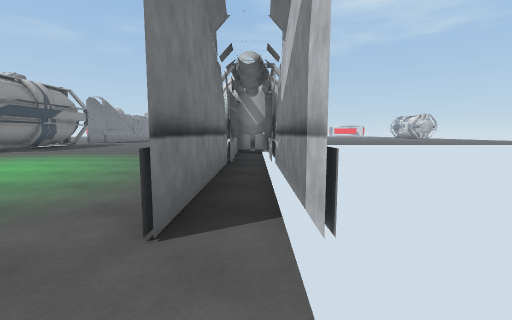
View 1 (above)

17 first-person views from a walk through a Unity game level. The camera is 1.3 m above the floor, tilts 6° down and sees 90° across. The floor is counted in squares, 2 m on a side. Each view is taken from the middle of a square. On the plan, view 1 faces up. The plan holds only what a view shows up to about 9 squares ahead; the rest is blank. The place goes on beyond the plan.

View 2
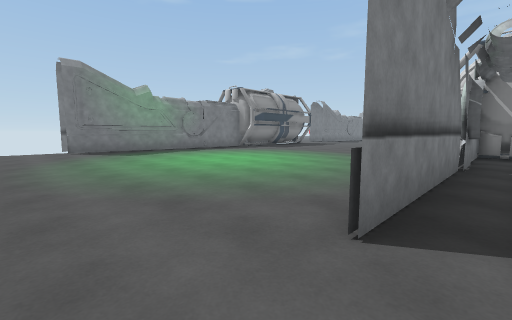

View 3
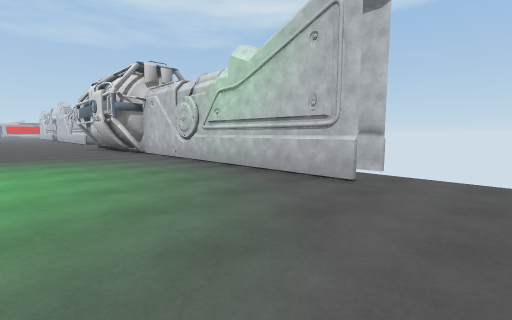

View 4
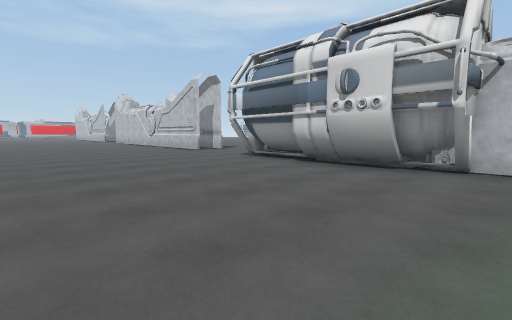

View 5
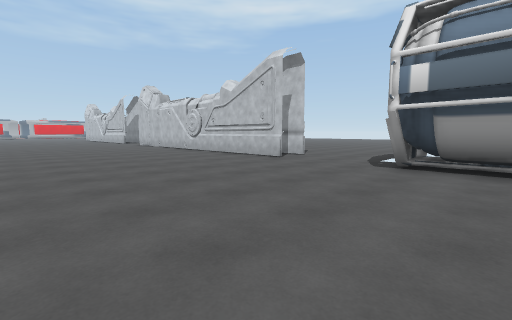

View 6
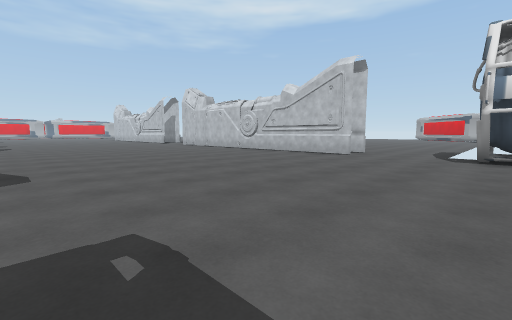

View 7
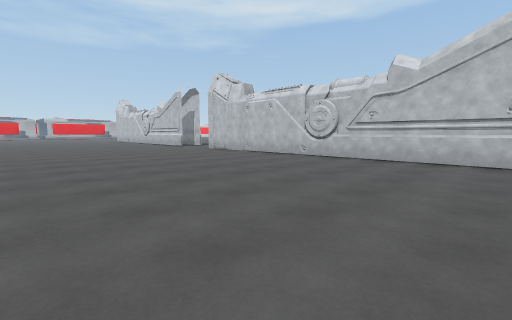

View 8
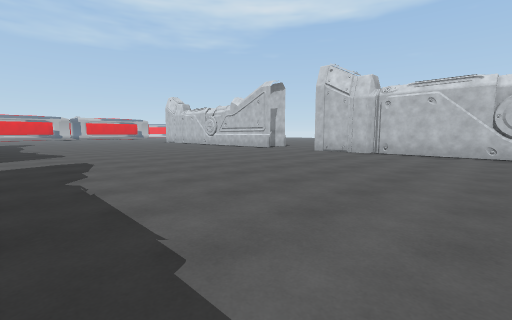

View 9
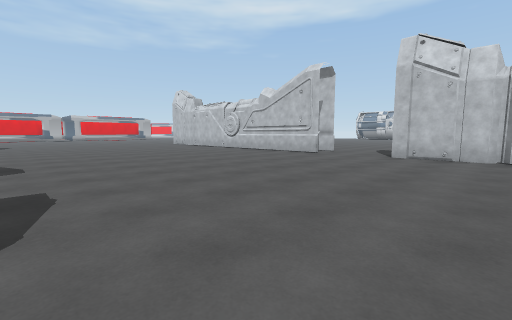

View 10
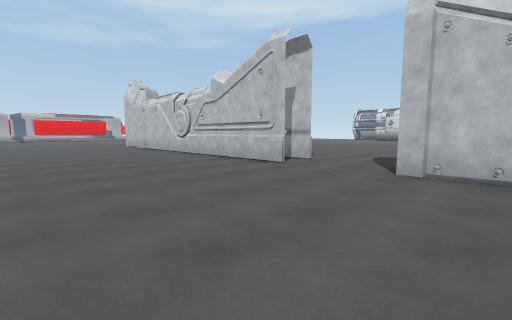

View 11
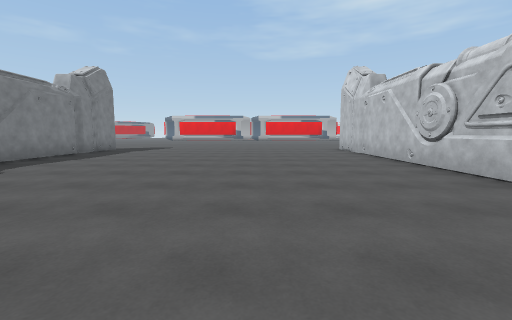

View 12
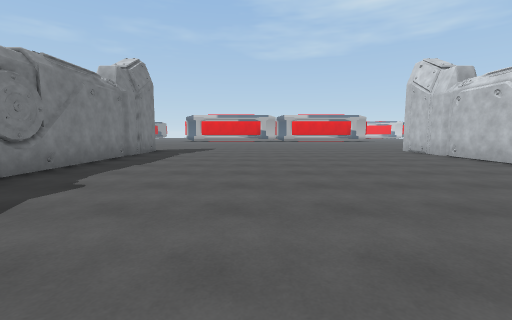

View 13
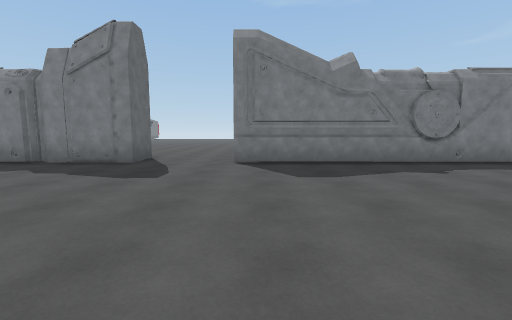

View 14
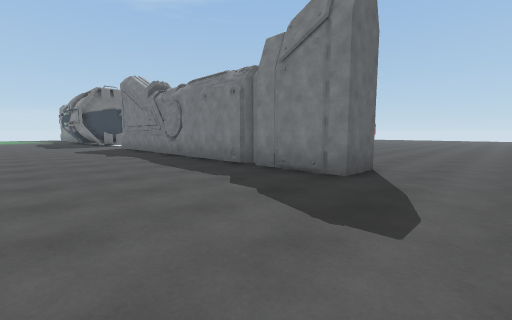

View 15
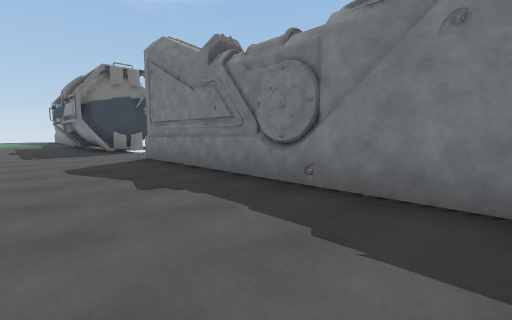

View 16
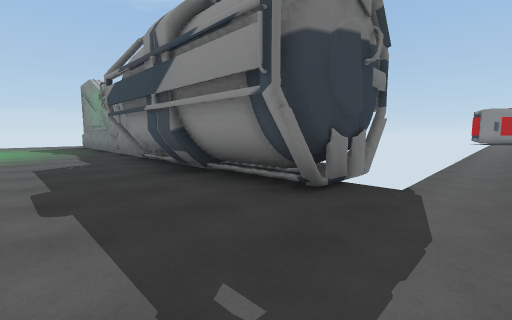

View 17
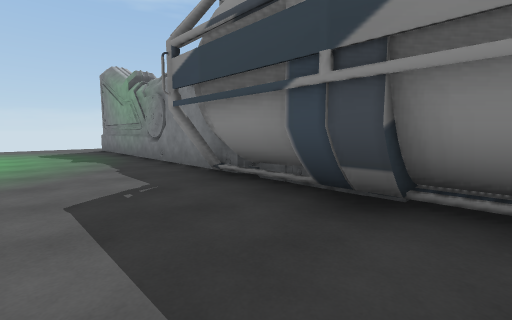

### Floor plan
Points are (right, up) in squares from view 1. A wall is a line through its corners. A room is listed if a view was taken in it or the views show most of it. See-through windows are left out.
Room 1 (views 1, 2)
walls: (0.4, 1.4) (0.4, 5); (0.5, 8.4) (-0.9, 8.5); (-0.6, 9) (-0.6, 1.4)
ways out: opening at (-1, 0.5) to room 2
Room 2 (views 3, 4, 5, 6, 7, 8, 9, 10, 11, 12, 13, 14, 15, 16, 17)
walls: (-0.7, 16.4) (-0.7, 26.4); (-9.5, 21.5) (-9.7, 20.6); (-9.7, 21.4) (-9.6, 20.8); (-9.7, 21.4) (-9.5, 20.8); (-9.8, 21.3) (-9.6, 20.2); (-0.5, 24) (-0.8, 24.9); (-9.5, 13.7) (-8.8, 13.4); (-9.8, 24.1) (-9.4, 23.7); (-9.9, 24.2) (-9.4, 23.8); (-0.6, 24.7) (-0.5, 25.7); (-9.3, 13.2) (-9.1, 12.7) (-9.1, 8.4); (-1.3, 12.8) (-0.9, 13.3); (-9.6, 13.4) (-9.2, 13.6) (-9.1, 12.6); (-9.4, 13.2) (-9.1, 12.7); (-9.7, 13.4) (-8.9, 13.6); (-9.6, 24.9) (-9.8, 23.7); (-1.2, 12.5) (-1.1, 13.5); (-9.7, 13) (-9.1, 12.9); (-9.3, 12.6) (-9.3, 11.3); (-10.5, 13.5) (-8.9, 13.5); (-8.8, 11.4) (-8.8, 10.5); (-1, 11.5) (-0.9, 13.6); (-10.5, 26.3) (-9.6, 26.3) (-9.6, 16.4); (-9.3, 10.4) (-9.3, 9); (-9.6, 10.4) (-9.6, 1.4); (-0.7, 9.9) (-0.7, 10.6); (-1, 9.7) (-1, 10.6); (-0.7, 28.5) (-0.7, 38.1); (-1.2, 8.4) (-1.2, 13.5); (-0.9, 8.5) (-1.1, 9.2); (-0.9, 8.5) (-1.5, 9.5); (-0.7, 8.5) (-1.1, 8.8) (-1.5, 9.7) (-1.5, 11.5); (-1.1, 8.3) (-1.2, 9.3); (-9.7, 33.5) (-9.5, 32.9); (-9.5, 33.6) (-9.8, 32); (-0.7, 1.4) (-0.7, 9); (-9.6, 38) (-9.6, 28.5)
low walls: (-9.6, 13.1) (-9.6, 11.4); (-9.8, 9.2) (-9.3, 8.7); (-1, 8.5) (-1, 9.6); (-9.3, 8.6) (-9.3, 8.4)
ways out: opening at (-1, 0.5) to room 1; opening at (-0.5, 27.5); opening at (0.5, 15.5)

Positions as (right, up) in squares from view 1, and headings:
1: (0, 0), facing up
2: (0, 0), facing up-left
3: (-4, 0), facing up-right
4: (-6, 8), facing up-right
5: (-6, 12), facing up-right
6: (-8, 13), facing up-right
7: (-7, 17), facing up-right
8: (-9, 21), facing up-right
9: (-8, 24), facing up-right
10: (-5, 25), facing up-right
11: (-4, 28), facing up
12: (-6, 29), facing up
13: (-4, 29), facing left
14: (-6, 28), facing down-left
15: (-7, 23), facing down-left
16: (-7, 15), facing down-left
17: (-7, 12), facing down-left
